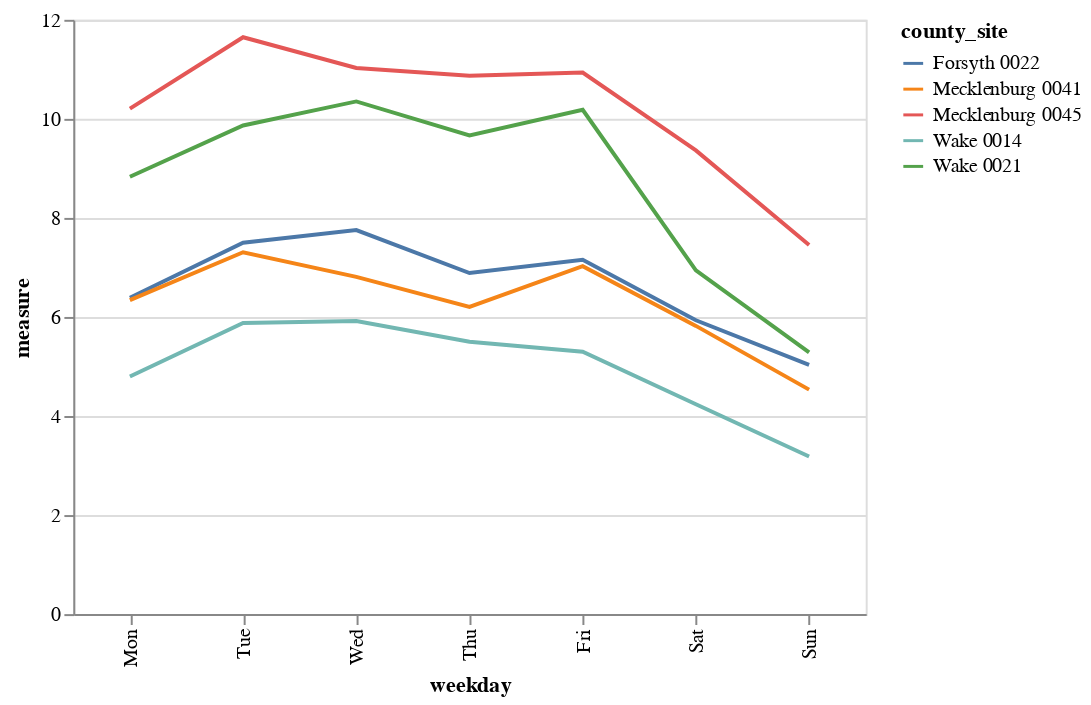

The notebook cell this image was saved under:
### Markdown cell above
### Day of week conversion

https://github.com/pola-rs/polars/issues/13554

- `.dt.to_string()` is an alias for `.dt.strftime()` so they're interchangeable
- `%A` is spelled out and `%a` is three letter abbreviation
- Altair loses the categorical ordering from Pandas or Polars, so have to specify again in the `.sort()`

### Code cell
day_order = ['Mon', 'Tue', 'Wed', 'Thu', 'Fri', 'Sat', 'Sun']

df.with_columns(
    county_site = pl.concat_str([pl.col('county'), pl.col('site')], separator=' '),
    # weekday = pl.col('tstamp').dt.to_string('%a').cast(pl.Enum(day_order))
    weekday = pl.col('tstamp').dt.to_string('%a')
).group_by(
    ['county_site','weekday']
).agg(
    pl.col('measure').mean()
).plot.line(
    x = alt.X('weekday:O').sort(day_order),
    y = 'measure:Q',
    color = 'county_site:N'
).properties(
    width=400
)

### Figure 1 — Vega-Lite specification as saved in the notebook (floating-point values rounded to 4 significant figures)
{"config": {"view": {"continuousWidth": 300, "continuousHeight": 300}}, "data": {"name": "data-c964f8e1df2979b9a09fc8ccb33b1ae4"}, "mark": {"type": "line", "tooltip": true}, "encoding": {"color": {"field": "county_site", "type": "nominal"}, "x": {"field": "weekday", "sort": ["Mon", "Tue", "Wed", "Thu", "Fri", "Sat", "Sun"], "type": "ordinal"}, "y": {"field": "measure", "type": "quantitative"}}, "params": [{"name": "param_3", "select": {"type": "interval", "encodings": ["x", "y"]}, "bind": "scales"}], "width": 400, "$schema": "https://vega.github.io/schema/vega-lite/v5.20.1.json", "datasets": {"data-c964f8e1df2979b9a09fc8ccb33b1ae4": [{"county_site": "Mecklenburg 0045", "weekday": "Tue", "measure": 11.65}, {"county_site": "Forsyth 0022", "weekday": "Sun", "measure": 5.033}, {"county_site": "Wake 0021", "weekday": "Fri", "measure": 10.18}, {"county_site": "Forsyth 0022", "weekday": "Wed", "measure": 7.753}, {"county_site": "Forsyth 0022", "weekday": "Sat", "measure": 5.934}, {"county_site": "Mecklenburg 0041", "weekday": "Sat", "measure": 5.82}, {"county_site": "Wake 0021", "weekday": "Mon", "measure": 8.832}, {"county_site": "Wake 0014", "weekday": "Wed", "measure": 5.918}, {"county_site": "Wake 0014", "weekday": "Thu", "measure": 5.5}, {"county_site": "Forsyth 0022", "weekday": "Thu", "measure": 6.887}, {"county_site": "Wake 0014", "weekday": "Sun", "measure": 3.182}, {"county_site": "Forsyth 0022", "weekday": "Tue", "measure": 7.497}, {"county_site": "Mecklenburg 0045", "weekday": "Sun", "measure": 7.455}, {"county_site": "Mecklenburg 0045", "weekday": "Mon", "measure": 10.21}, {"county_site": "Forsyth 0022", "weekday": "Fri", "measure": 7.153}, {"county_site": "Wake 0021", "weekday": "Thu", "measure": 9.666}, {"county_site": "Mecklenburg 0045", "weekday": "Wed", "measure": 11.03}, {"county_site": "Wake 0014", "weekday": "Fri", "measure": 5.296}, {"county_site": "Forsyth 0022", "weekday": "Mon", "measure": 6.389}, {"county_site": "Mecklenburg 0041", "weekday": "Thu", "measure": 6.202}, {"county_site": "Wake 0021", "weekday": "Tue", "measure": 9.866}, {"county_site": "Mecklenburg 0041", "weekday": "Fri", "measure": 7.025}, {"county_site": "Mecklenburg 0041", "weekday": "Mon", "measure": 6.339}, {"county_site": "Wake 0021", "weekday": "Wed", "measure": 10.35}, {"county_site": "Mecklenburg 0041", "weekday": "Sun", "measure": 4.532}, {"county_site": "Wake 0014", "weekday": "Sat", "measure": 4.238}, {"county_site": "Mecklenburg 0041", "weekday": "Tue", "measure": 7.306}, {"county_site": "Mecklenburg 0045", "weekday": "Sat", "measure": 9.363}, {"county_site": "Wake 0021", "weekday": "Sun", "measure": 5.284}, {"county_site": "Wake 0014", "weekday": "Mon", "measure": 4.798}, {"county_site": "Wake 0021", "weekday": "Sat", "measure": 6.941}, {"county_site": "Mecklenburg 0045", "weekday": "Fri", "measure": 10.94}, {"county_site": "Wake 0014", "weekday": "Tue", "measure": 5.877}, {"county_site": "Mecklenburg 0041", "weekday": "Wed", "measure": 6.809}, {"county_site": "Mecklenburg 0045", "weekday": "Thu", "measure": 10.87}]}}
